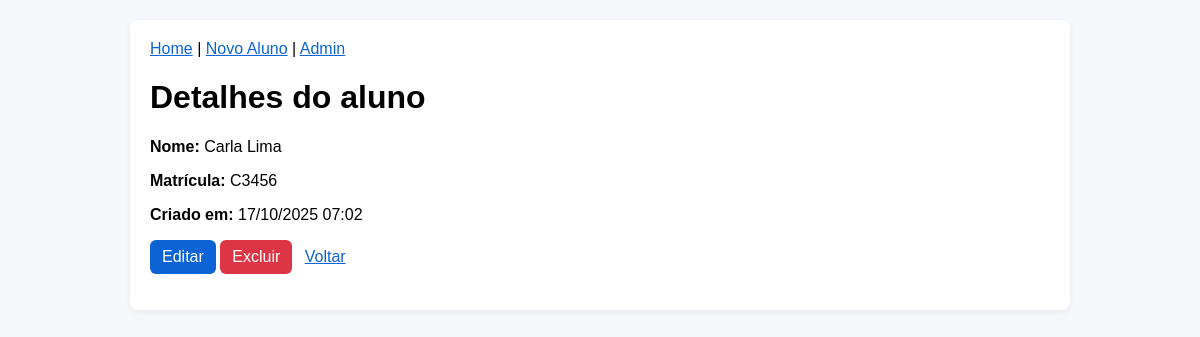
Screenshot of /3/ with the database file from the repository.
### alunos/models.py (models this page shows, shortened)
class Aluno(models.Model):
    nome = models.CharField(max_length=100)
    matricula = models.CharField(max_length=20, unique=True)
    criado_em = models.DateTimeField(auto_now_add=True)

### alunos/views.py (the view)
# urls.py: path('<int:pk>/', views.AlunoDetailView.as_view(), name='aluno_detalhe'),
class AlunoDetailView(generic.DetailView):
    model = Aluno
    template_name = 'aluno_detalhe.html'
    context_object_name = 'aluno'

### templates/aluno_detalhe.html
{% extends 'base.html' %}
{% block content %}
<h1>Detalhes do aluno</h1>
<p><strong>Nome:</strong> {{ aluno.nome }}</p>
<p><strong>Matrícula:</strong> {{ aluno.matricula }}</p>
<p><strong>Criado em:</strong> {{ aluno.criado_em|date:"d/m/Y H:i" }}</p>
<p>
  <a class="btn" href="{% url 'aluno_editar' aluno.pk %}">Editar</a>
  <a class="btn btn-danger" href="{% url 'aluno_excluir' aluno.pk %}">Excluir</a>
  <a href="{% url 'lista_alunos' %}" style="margin-left:8px">Voltar</a>
</p>
{% endblock %}

### templates/base.html (style rules this page uses)
body { font-family:Arial,Helvetica,sans-serif;background:#f5f7fa;margin:0;padding:20px }
a { color:#0b63d6 }
.btn { display:inline-block;padding:8px 12px;border-radius:6px;background:#0b63d6;color:white;text-decoration:none }
.btn-danger { background:#dc3545 }

### rows the page displays
Aluno: nome "Carla Lima", matricula "C3456", criado_em "17/10/2025 07:02"
